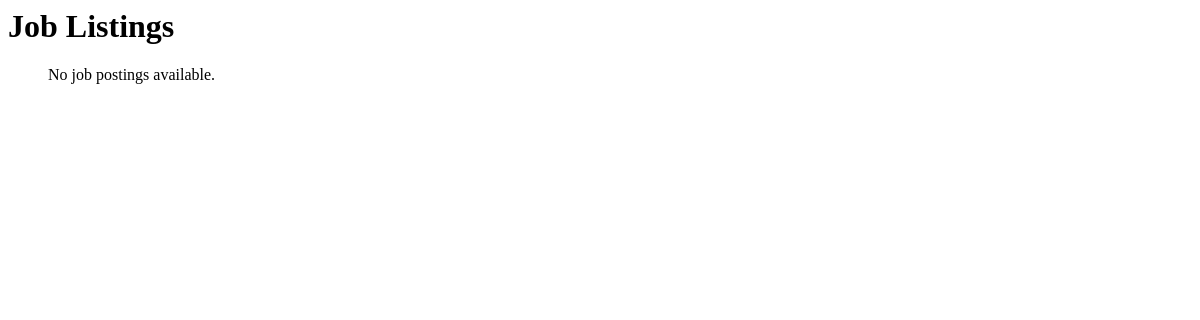
Before: /job-listing/ with the older database file.
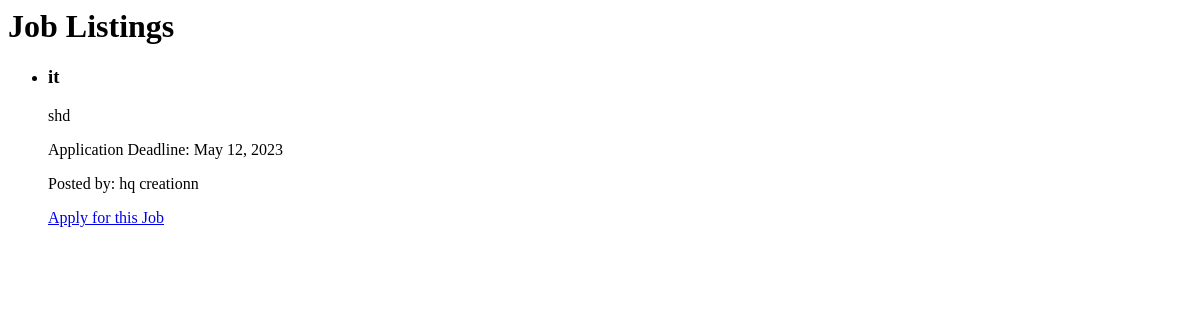
After: the same page with the newer database file.
### pms/models.py (models this page shows, shortened)
class JobPosting(models.Model):
    title = models.CharField(max_length=100)
    description = models.TextField()
    company = models.ForeignKey(CompanyProfile, on_delete=models.CASCADE)
    application_deadline = models.DateField()
    is_active = models.BooleanField(default=True)

class CompanyProfile(models.Model):
    user = models.OneToOneField(CustomUser, on_delete=models.CASCADE)
    company_name = models.CharField(max_length=100)
    description = models.TextField()
    industry = models.CharField(max_length=100)

### pms/views.py (the view)
# urls.py: path('job-listing/', views.job_listing, name='job_listing'),
def job_listing(request):
    job_postings = JobPosting.objects.filter(is_active=True)  # Retrieve active job postings
    return render(request, 'pms/job_listing.html', {'job_postings': job_postings})

### pms/templates/pms/job_listing.html
<h1>Job Listings</h1>
  <ul>
    {% for job in job_postings %}
      <li>
        <h3>{{ job.title }}</h3>
        <p>{{ job.description }}</p>
        <p>Application Deadline: {{ job.application_deadline }}</p>
        <p>Posted by: {{ job.company.company_name }}</p>
        <a href="{% url 'apply_for_job' job.id %}">Apply for this Job</a>
      </li>
    {% empty %}
      <p>No job postings available.</p>
    {% endfor %}
  </ul>

Changed rows visible on the page:
added JobPosting: title "it", description "shd", application_deadline "May 12, 2023", company.company_name "hq creationn"
Other visible differences:
text no longer shown: "No job postings available."
